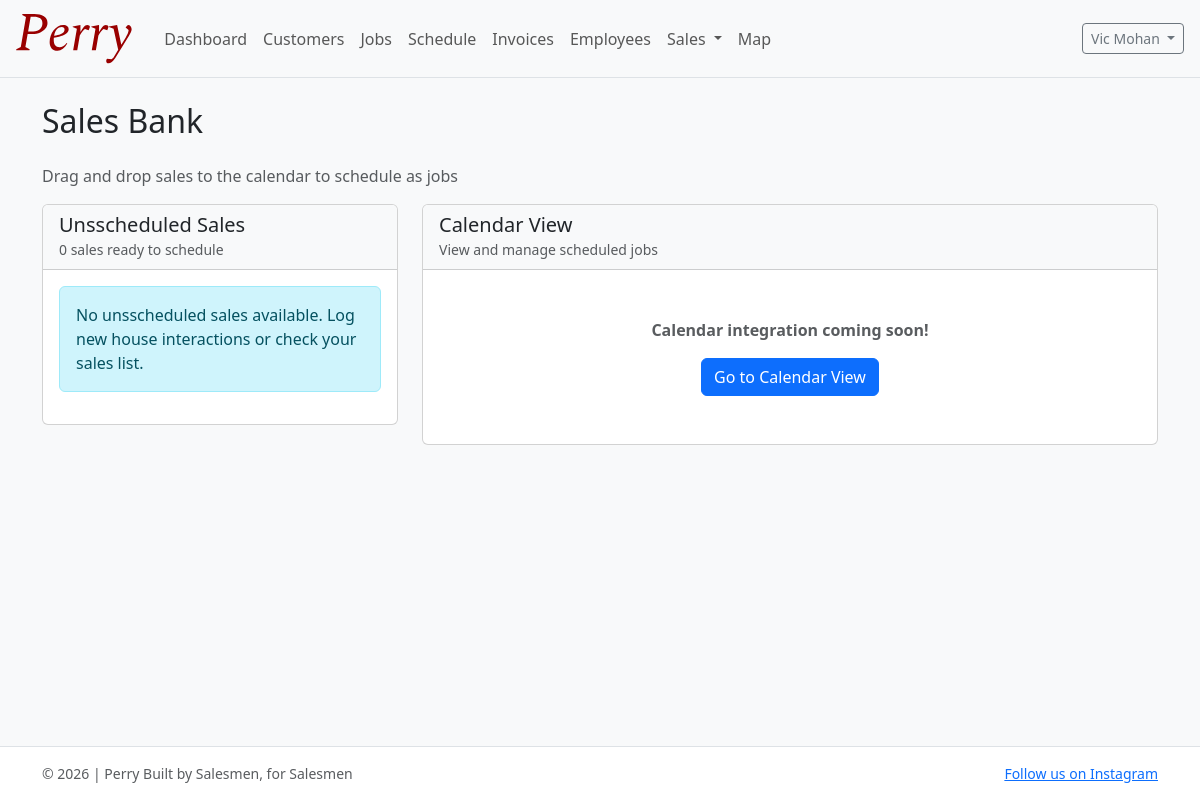
Before: /sales/bank/ (signed in) with the older database file.
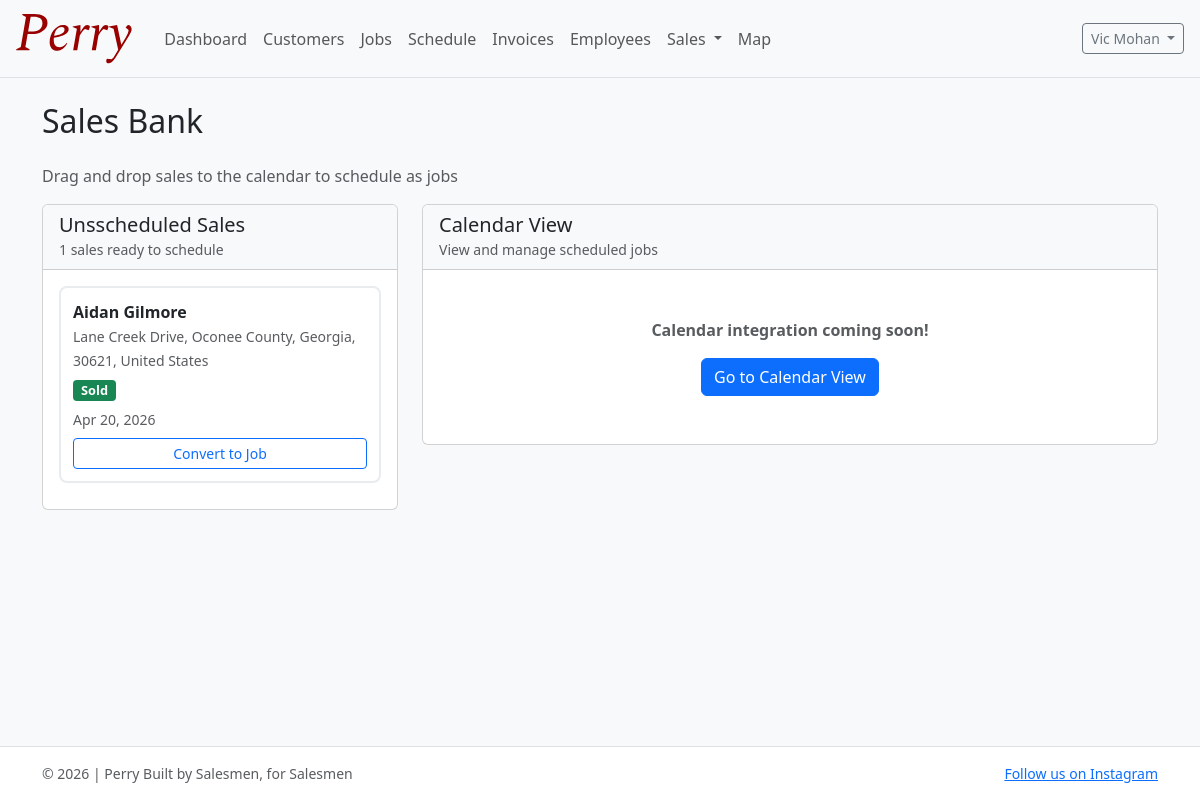
After: the same page with the newer database file.
### sales/models.py (models this page shows, shortened)
class Sale(models.Model):
    user = models.ForeignKey(settings.AUTH_USER_MODEL, on_delete=models.PROTECT, related_name="sales")
    house = models.ForeignKey("geolocation.House", on_delete=models.CASCADE, related_name="sales")
    customer = models.ForeignKey("customers.Customer", on_delete=models.CASCADE, related_name="sales", null=True, blank=True)
    status = models.CharField(max_length=20, choices=SaleStatus.choices, default=SaleStatus.NO_ANSWER)
    quote_price = models.DecimalField(max_digits=10, decimal_places=2, null=True, blank=True)
    open_day = models.DateTimeField(null=True, blank=True, help_text="Scheduled open day if customer agreed")
    notes = models.TextField(blank=True)
    created_at = models.DateTimeField(auto_now_add=True)
    updated_at = models.DateTimeField(auto_now=True)
    class Meta:
        ordering = ["-created_at"]
        verbose_name_plural = "Sales"

### customers/models.py (models this page shows, shortened)
class Customer(models.Model):
    first_name = models.CharField(max_length=80)
    last_name = models.CharField(max_length=80)
    phone = models.CharField(max_length=30, blank=True)
    email = models.EmailField(blank=True)
    address = models.CharField(max_length=255, blank=True)
    city = models.CharField(max_length=120, blank=True)
    state = models.CharField(max_length=60, blank=True)
    zip_code = models.CharField(max_length=20, blank=True)
    notes = models.TextField(blank=True)
    first_job_date = models.DateField(null=True, blank=True)
    created_at = models.DateTimeField(auto_now_add=True)
    updated_at = models.DateTimeField(auto_now=True)
    class Meta:
        ordering = ["last_name", "first_name"]
    def __str__(self) -> str:
        return f"{self.first_name} {self.last_name}".strip()

### geolocation/models.py (models this page shows, shortened)
class House(models.Model):
    address = models.CharField(max_length=255)
    latitude = models.DecimalField(max_digits=9, decimal_places=6)
    longitude = models.DecimalField(max_digits=9, decimal_places=6)
    status = models.CharField(max_length=20, choices=HouseStatus.choices, default=HouseStatus.NO_ANSWER)
    created_by = models.ForeignKey(
        settings.AUTH_USER_MODEL, on_delete=models.PROTECT, related_name="houses"
    )
    created_at = models.DateTimeField(auto_now_add=True)
    class Meta:
        ordering = ["-created_at"]

### sales/views.py (the view)
# urls.py: path("bank/", sales_bank, name="sales_bank"),
@login_required
def sales_bank(request):
    recent_sales = Sale.objects.filter(
        job__isnull=True,
        status__in=["SOLD", "LEAD", "COME_BACK"]
    ).select_related("user", "customer", "house").order_by("-created_at")[:50]
    return render(request, "sales/sales_bank.html", {"sales": recent_sales})

### accounts/models.py (called while the page is built)
    def get_full_name(self) -> str:  # type: ignore[override]
        full = f"{self.first_name} {self.last_name}".strip()
        return full or self.username

### templates/sales/sales_bank.html (shortened to what this page needs)
{% extends "base.html" %}
{% block extra_head %}
<link rel="stylesheet" href="https://code.jquery.com/ui/1.13.2/themes/base/jquery-ui.css">
{% endblock %}
{% block content %}
<div class="row">
  <div class="col-12">
    <h2 class="mb-4">Sales Bank</h2>
    <p class="text-muted">Drag and drop sales to the calendar to schedule as jobs</p>
  </div>
</div>
<div class="row">
  <div class="col-md-4">
    <div class="card">
      <div class="card-header bg-light">
        <h5 class="card-title mb-0">Unsscheduled Sales</h5>
        <small class="text-muted">{{ sales|length }} sales ready to schedule</small>
      </div>
      <div class="card-body" style="max-height: 80vh; overflow-y: auto;">
        {% if sales %}
          {% for sale in sales %}
            <div class="sales-bank-item" draggable="true" data-sale-id="{{ sale.id }}" data-customer="{{ sale.customer }}" data-address="{{ sale.house.address }}">
              <div class="d-flex justify-content-between align-items-start">
                <div>
                  <strong>{{ sale.customer }}</strong><br>
                  <small class="text-muted">{{ sale.house.address }}</small>
                </div>
              </div>
              <div class="sales-bank-status badge bg-{% if sale.status == 'SOLD' %}success{% elif sale.status == 'LEAD' or sale.status == 'COME_BACK' %}warning{% else %}secondary{% endif %}">
                {{ sale.get_status_display }}
              </div>
              <div class="small text-muted mt-2">
                {{ sale.created_at|date:"M d, Y" }}
              </div>
              <a href="{% url 'sale_to_job' sale.id %}" class="btn btn-sm btn-outline-primary mt-2 w-100">Convert to Job</a>
            </div>
          {% endfor %}
        {% else %}
          <div class="alert alert-info" role="alert">
            No unsscheduled sales available. Log new house interactions or check your sales list.
          </div>
        {% endif %}
      </div>
    </div>
  </div>
  <div class="col-md-8">
    <div class="card">
      <div class="card-header bg-light">
        <h5 class="card-title mb-0">Calendar View</h5>
        <small class="text-muted">View and manage scheduled jobs</small>
      </div>
      <div class="card-body text-center p-5">
        <p class="text-muted mb-3">
          <strong>Calendar integration coming soon!</strong>
        </p>
        <a href="{% url 'calendar' %}" class="btn btn-primary">Go to Calendar View</a>
      </div>
    </div>
  </div>
</div>
{% endblock %}

Changed rows visible on the page:
added Sale: customer "Aidan Gilmore", house.address "Lane Creek Drive, Oconee County, Georgia, 30621, United States", status "Sold", created_at "Apr 20, 2026"
Other visible differences:
{{ sales|length }}: "0" → "1"
text no longer shown: "No unsscheduled sales available. Log new house interactions or check your sales list."
